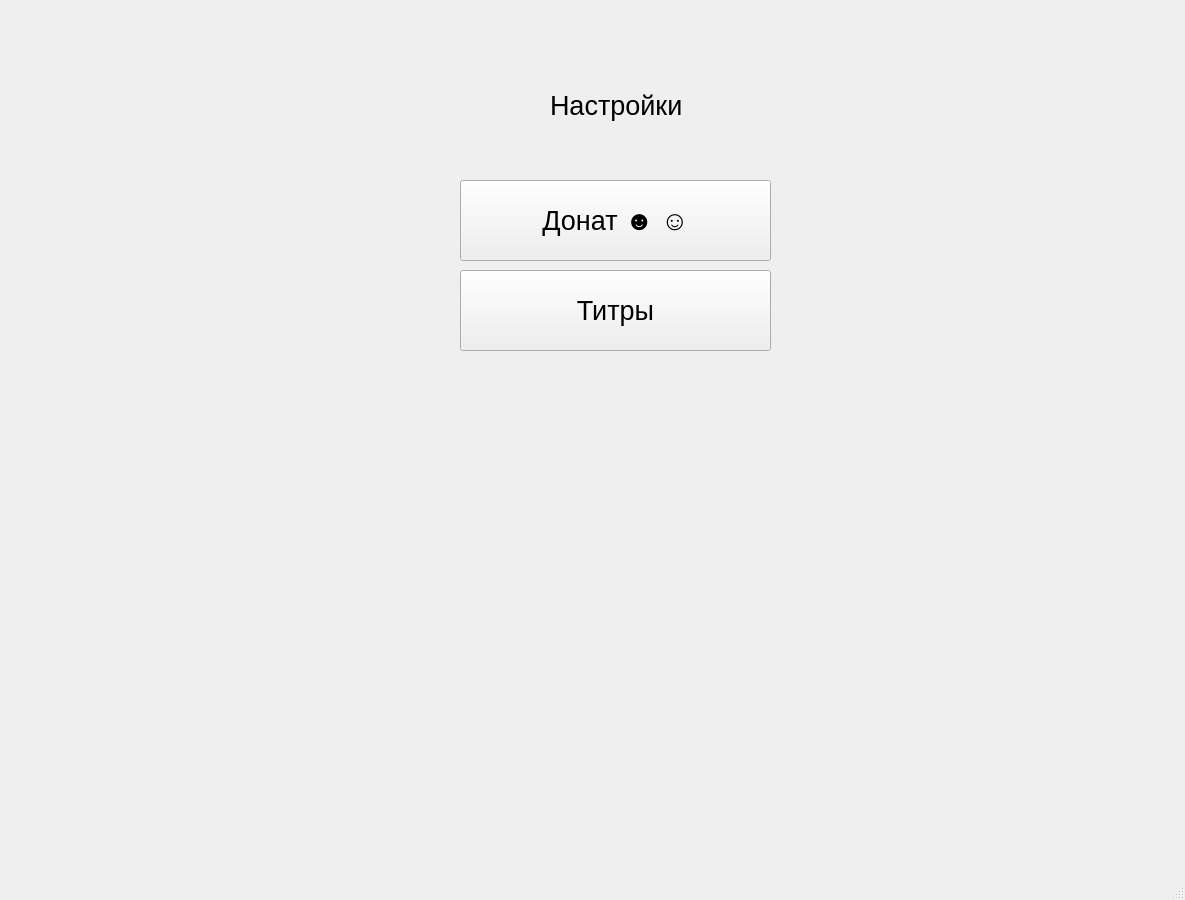
<?xml version="1.0" encoding="UTF-8"?>
<ui version="4.0">
 <class>MainWindow</class>
 <widget class="QMainWindow" name="MainWindow">
  <property name="geometry">
   <rect>
    <x>0</x>
    <y>0</y>
    <width>1185</width>
    <height>900</height>
   </rect>
  </property>
  <property name="font">
   <font>
    <pointsize>8</pointsize>
   </font>
  </property>
  <property name="windowTitle">
   <string>MainWindow</string>
  </property>
  <widget class="QWidget" name="centralwidget">
   <widget class="QLabel" name="label">
    <property name="geometry">
     <rect>
      <x>550</x>
      <y>60</y>
      <width>631</width>
      <height>91</height>
     </rect>
    </property>
    <property name="font">
     <font>
      <pointsize>20</pointsize>
     </font>
    </property>
    <property name="styleSheet">
     <string notr="true"/>
    </property>
    <property name="text">
     <string>Настройки</string>
    </property>
   </widget>
   <widget class="QPushButton" name="pushButton">
    <property name="geometry">
     <rect>
      <x>1200</x>
      <y>900</y>
      <width>341</width>
      <height>81</height>
     </rect>
    </property>
    <property name="font">
     <font>
      <pointsize>20</pointsize>
     </font>
    </property>
    <property name="text">
     <string>Донат☻☺</string>
    </property>
   </widget>
   <widget class="QPushButton" name="pushButton_2">
    <property name="geometry">
     <rect>
      <x>460</x>
      <y>180</y>
      <width>311</width>
      <height>81</height>
     </rect>
    </property>
    <property name="font">
     <font>
      <pointsize>20</pointsize>
     </font>
    </property>
    <property name="text">
     <string>Донат ☻ ☺</string>
    </property>
   </widget>
   <widget class="QPushButton" name="pushButton_3">
    <property name="geometry">
     <rect>
      <x>460</x>
      <y>270</y>
      <width>311</width>
      <height>81</height>
     </rect>
    </property>
    <property name="font">
     <font>
      <pointsize>20</pointsize>
     </font>
    </property>
    <property name="text">
     <string>Титры</string>
    </property>
   </widget>
  </widget>
  <widget class="QMenuBar" name="menubar">
   <property name="geometry">
    <rect>
     <x>0</x>
     <y>0</y>
     <width>1185</width>
     <height>23</height>
    </rect>
   </property>
  </widget>
  <widget class="QPushButton" name="Nazad">
    <property name="geometry">
     <rect>
      <x>1200</x>
      <y>900</y>
      <width>341</width>
      <height>81</height>
     </rect>
    </property>
    <property name="font">
     <font>
      <pointsize>20</pointsize>
     </font>
    </property>
    <property name="text">
     <string>назад☻☺</string>
    </property>
   </widget>
  <widget class="QStatusBar" name="statusbar"/>
 </widget>
 <resources/>
 <connections/>
</ui>
